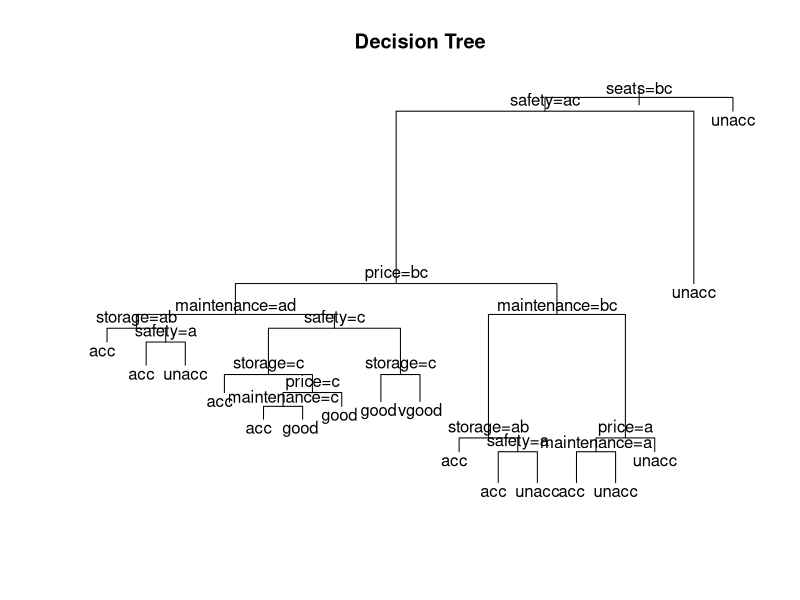
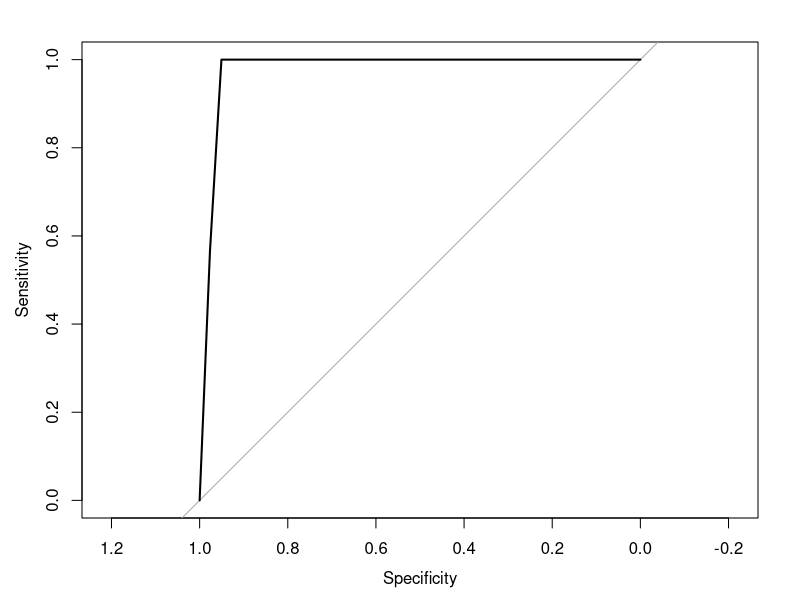

Here is the R script that generated these plots, in order: (Note: this script raises an error after producing the figures.)
#install.packages("rpart")
#install.packages("pROC")
#install.packages("randomForest")
#install.packages("caret")

setwd("D:/r-workspace/Assignments/Assignment2")

library(rpart)
library(pROC)
library(randomForest)
library(caret)

carData=read.csv("car.csv")
summary(carData)
View(carData)
x=carData[,1:6]
y=carData[,7]
#View(x)
#View(y)

# Try rpart

library(rpart)
treeCar = rpart(shouldBuy~.,data=carData,method="class",control=rpart.control(minsplit=10))
treeCar
plot(treeCar)
text(treeCar)
title(main = "Decision Tree")
predCar=predict(treeCar,newdata=carData,type="class")
head(predCar)
treeCM=table(carData[,7],predCar)
treeCM
#Accuracy of the prediction using decision tree
sum(diag(treeCM))/sum(treeCM)
library(pROC)
predCarProb=predict(treeCar,newdata=carData,type="prob")
roc(carData[,7],predCarProb[,2]) # what is this 2 ? *****
plot(roc(carData[,7],predCarProb[,2]))

#Try randomForest
library(randomForest)
rf=randomForest(x,y)
rfp=predict(rf,x)
rfCM=table(rfp,y)
rfCM
#Accuracy of the prediction using randomForest
sum(diag(rfCM))/sum(rfCM)
rfProb=predict(rf,x,type="prob")
roc(carData[,7],rfProb[,2])
plot(roc(carData[,7],rfProb[,2]))

rf=randomForest(x,y,nodesize=50) # what is nodesize ? *****
rfp=predict(rf,x)
rfCM=table(rfp,y)
rfCM
#Accuracy of the prediction using randomForest and node 50
sum(diag(rfCM))/sum(rfCM)
rfProb=predict(rf,x,type="prob")

# sensitivity is the ability to correctly identify a given class
# specificity is the ability to correctly identify those who are in different class(es)
# Here, we are using the second column that means class 'M'

# If we have more than two classes you need to use multiclass.roc
# roc(carData[,7],rfProb[,2])

# plot(roc(carData[,7],rfProb[,2]))
# title(main = "RandomForest Probability using 50 node (Class 2)")

# If you have more than two classes, you can run this separately for each class
roc(carData[,7],rfProb[,1])
plot(roc(carData[,7],rfProb[,1]))
title(main = "RandomForest Probability using 50 node (Class 1)")
roc(carData[,7],rfProb[,2])
plot(roc(carData[,7],rfProb[,2]))
title(main = "RandomForest Probability using 50 node (Class 2)")
roc(carData[,7],rfProb[,3])
plot(roc(carData[,7],rfProb[,3]))
title(main = "RandomForest Probability using 50 node (Class 3)")
roc(carData[,7],rfProb[,4])
plot(roc(carData[,7],rfProb[,4]))
title(main = "RandomForest Probability using 50 node (Class 4)")

rf=randomForest(x,y,nodesize=10)
rfp=predict(rf,x)
rfCM=table(rfp,y)
rfCM
#Accuracy of the prediction using randomForest and node 10
sum(diag(rfCM))/sum(rfCM)
rfProb=predict(rf,x,type="prob")
#roc(carData[,7],rfProb[,2])
#plot(roc(carData[,7],rfProb[,2]))

# If you have more than two classes, you can run this separately for each class
roc(carData[,7],rfProb[,1])
plot(roc(carData[,7],rfProb[,1]))
title(main = "RandomForest Probability using 10 node (Class 1)")
roc(carData[,7],rfProb[,2])
plot(roc(carData[,7],rfProb[,2]))
title(main = "RandomForest Probability using 10 node (Class 2)")
roc(carData[,7],rfProb[,3])
plot(roc(carData[,7],rfProb[,3]))
title(main = "RandomForest Probability using 10 node (Class 3)")
roc(carData[,7],rfProb[,4])
plot(roc(carData[,7],rfProb[,4]))
title(main = "RandomForest Probability using 10 node (Class 4)")

# Use caret package for 10 fold cross validation
library(caret)
control <- trainControl(method="repeatedcv", number=10, repeats=3)
seed <- 7
metric <- "Accuracy"
set.seed(seed)
rf_default <- train(x,y, method="rf", metric=metric, trControl=control)
library(caret)
control <- trainControl(method="repeatedcv", number=10, repeats=3)
rf_default <- train(x,y, method="rf", metric=metric, trControl=control)
print(rf_default)
varImp(rf_default)
ggplot(varImp(rf_default))

#-------------------------------------------

#Extra

